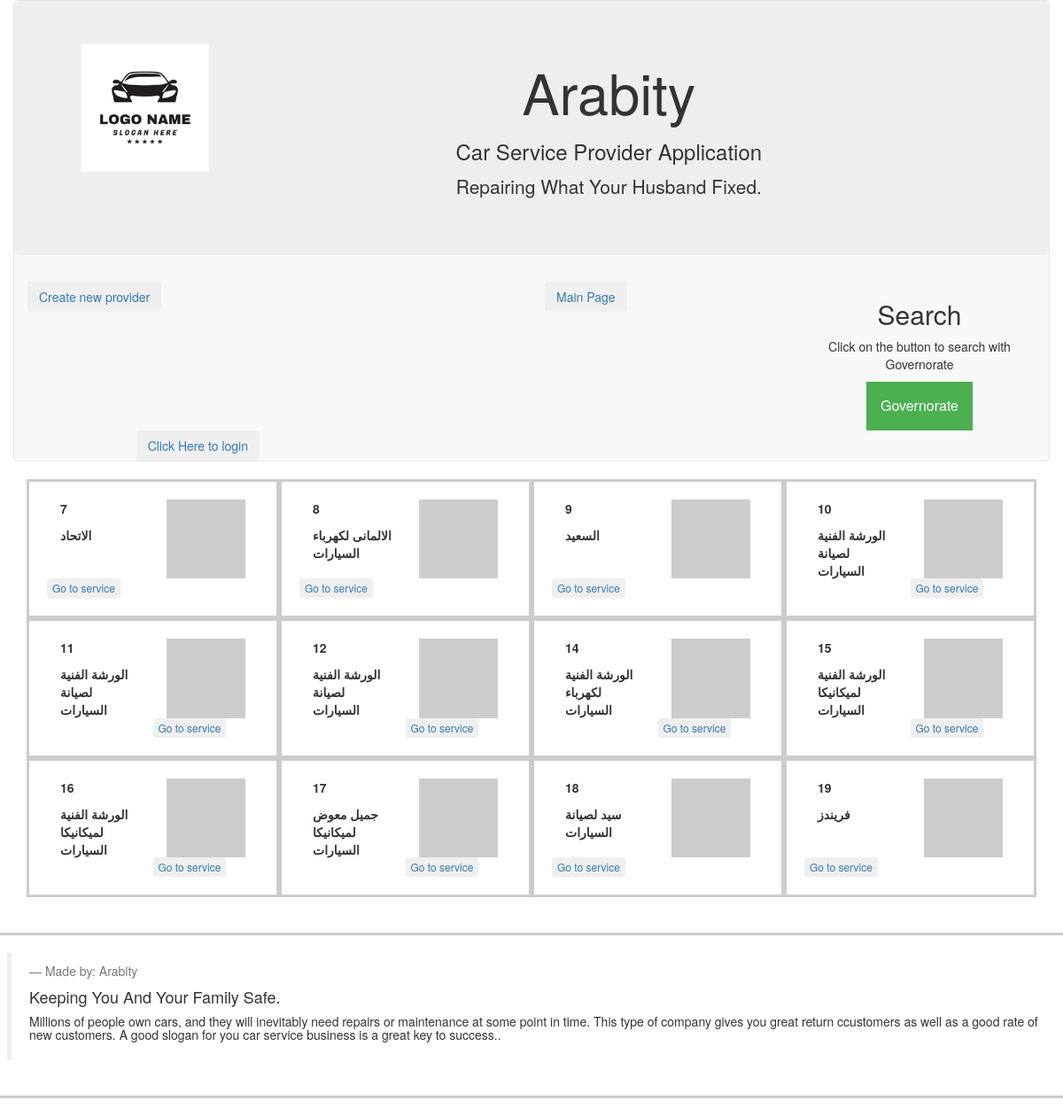
The page / on the database its author committed.
### database_setup_arabity.py (models this page shows)
class Provider(db.Model):
    id = db.Column(db.Integer, primary_key=True)
    name = db.Column(db.String(20), nullable=False)
    logo = db.Column(db.String(250), nullable=False)
    username = db.Column(db.String(20))
    user_id = db.Column(db.Integer, db.ForeignKey('user.id'),\
                            nullable=False)
    mobiles = db.relationship('Mobile', cascade="all,delete", backref='mobile')
    telephones = db.relationship('Telephone', cascade="all,delete", backref='telephone')
    stories = db.relationship('Story', cascade="all,delete", backref='story')
    address = db.relationship('ProviderAdd', cascade="all,delete", backref='address')
    brands = db.relationship('Brand', secondary=provider_brand,\
                                backref=db.backref('brands', lazy='dynamic'))

### project.py (the view)
@app.route('/')
@app.route('/provider/<int:page_num>')
def providerName(page_num=1):
    provider = Provider.query.paginate(per_page=12, page=page_num,\
                                        error_out=True)
    governorate = Address.query.filter_by(parent_id=0).all()
    if 'username' not in login_session:
        return render_template('publicmain.html', provider=provider,\
                                governorate=governorate)
    else:
        return render_template('main.html', provider=provider,\
                                governorate=governorate)

### templates/publicmain.html (shortened to what this page needs)
<!DOCTYPE html>
<html lang="en">
<head>
  <link rel="stylesheet" href="https://maxcdn.bootstrapcdn.com/bootstrap/3.3.7/css/bootstrap.min.css">
</head>
<body>
	<nav class="container navbar navbar-default">
			<div class="row jumbotron text-center" >
				<div class="col-sm-2">
					<img src="/static/arabity.png" class="title-logo img-fluid img-responsive" height="150" width="150"/>
				</div>
				<div class="col-sm-10">
          <h1>Arabity</h1>
					<h3>Car Service Provider Application</h3>
					<p>Repairing What Your Husband Fixed.</p>
				</div>
				</div>
			<div class="row">
				<div class="col-md-6 btn-group text-center" role="group">
					<button type="button" class="btn btn-secondary pull-left">
						<a href='{{url_for('newProvider')}}'>Create new provider</a>
					</button>
				</div>
        <div class="col-md-3 btn-group text-center" role="group">
          <button type="button" class="btn btn-secondary pull-left">
            <a href='{{url_for('providerName')}}'>Main Page</a>
          </button>
        </div>
        <div class="col-md-3 btn-group text-center" role="group">
          <body>
  <h2>Search</h2>
  <p>Click on the button to search with Governorate</p>
  <div class="dropdown">
    <button onclick="myFunction()" class="dropbtn">Governorate</button>
  </div>
  </body>
  </html>
				<div class="col-md-3 btn-group text-center" role="group">
					<button type="button" class="btn btn-secondary pull-right">
						{% if 'username' not in session %}
						<a  href="{{url_for('showLogin')}}">Click Here to login</a>
						{% else %}
						<a  href="{{url_for('gdisconnect')}}">Disconnect</a>
						{% endif %}
					</button>
				</div>
  <div class="container">
		{% for i in provider %}
		<div class="col-md-3 pill-center" style="padding: 20px; border: 3px solid #ccc">
      <div class="col-md-6">
        <p><strong>{{i.id}}</strong></p>
        <p><strong>{{i.name}}</strong></p>
      </div>
      <div class="col-md-6">
        <img src={{i.logo}} class="title-logo img-fluid img-responsive" height="150" width="150"/>
      </div>
				<button type="button" class="btn btn-xs pull-left">
				<a href='{{url_for('providerService', provider_id=i.id, creator=i.user_id) }}'>Go to service</a>
				</button>
		</div>
	  {% endfor %}
	</div>
  <div class="row" style="padding: 20px; border: 3px solid #ccc">
    <blockquote>
      <footer>Made by: Arabity</footer>
      <h4>Keeping You And Your Family Safe.</h4>
      <h5>Millions of people own cars, and they will inevitably need repairs or maintenance at some point in time. This type of company gives you great return ccustomers as well as a good rate of new customers.
            A good slogan for you car service business is a great key to success..</h5>
    </blockquote>
  </div>
</body>
</html>

### templates/publicmain.html (style rules this page uses)
.dropbtn { background-color: #4CAF50; color: white; padding: 16px; font-size: 16px; border: none; cursor: pointer; }
.dropdown { position: relative; display: inline-block; }

### rows shown on the page
Provider: id "7", name "الاتحاد"
Provider: id "8", name "الالمانى لكهرباء السيارات"
Provider: id "9", name "السعيد"
Provider: id "10", name "الورشة الفنية لصيانة السيارات"
Provider: id "11", name "الورشة الفنية لصيانة السيارات"
Provider: id "12", name "الورشة الفنية لصيانة السيارات"
Provider: id "14", name "الورشة الفنية لكهرباء السيارات"
Provider: id "15", name "الورشة الفنية لميكانيكا السيارات"
Provider: id "16", name "الورشة الفنية لميكانيكا السيارات"
Provider: id "17", name "جميل معوض لميكانيكا السيارات"
Provider: id "18", name "سيد لصيانة السيارات"
Provider: id "19", name "فريندز"
